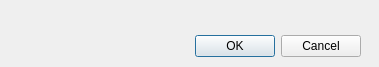
<?xml version="1.0" encoding="UTF-8"?>
<ui version="4.0">
 <class>Dialog</class>
 <widget class="QDialog" name="Dialog">
  <property name="geometry">
   <rect>
    <x>0</x>
    <y>0</y>
    <width>379</width>
    <height>67</height>
   </rect>
  </property>
  <property name="windowTitle">
   <string>Dialog</string>
  </property>
  <widget class="QDialogButtonBox" name="buttonBox">
   <property name="geometry">
    <rect>
     <x>20</x>
     <y>30</y>
     <width>341</width>
     <height>32</height>
    </rect>
   </property>
   <property name="orientation">
    <enum>Qt::Horizontal</enum>
   </property>
   <property name="standardButtons">
    <set>QDialogButtonBox::Cancel|QDialogButtonBox::Ok</set>
   </property>
  </widget>
 </widget>
 <resources/>
 <connections>
  <connection>
   <sender>buttonBox</sender>
   <signal>accepted()</signal>
   <receiver>Dialog</receiver>
   <slot>accept()</slot>
   <hints>
    <hint type="sourcelabel">
     <x>248</x>
     <y>254</y>
    </hint>
    <hint type="destinationlabel">
     <x>157</x>
     <y>274</y>
    </hint>
   </hints>
  </connection>
  <connection>
   <sender>buttonBox</sender>
   <signal>rejected()</signal>
   <receiver>Dialog</receiver>
   <slot>reject()</slot>
   <hints>
    <hint type="sourcelabel">
     <x>316</x>
     <y>260</y>
    </hint>
    <hint type="destinationlabel">
     <x>286</x>
     <y>274</y>
    </hint>
   </hints>
  </connection>
 </connections>
</ui>
